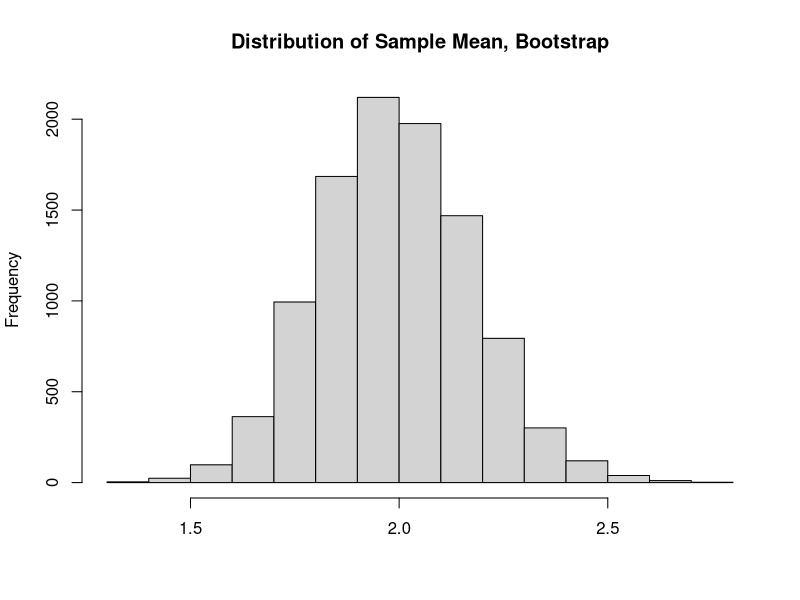
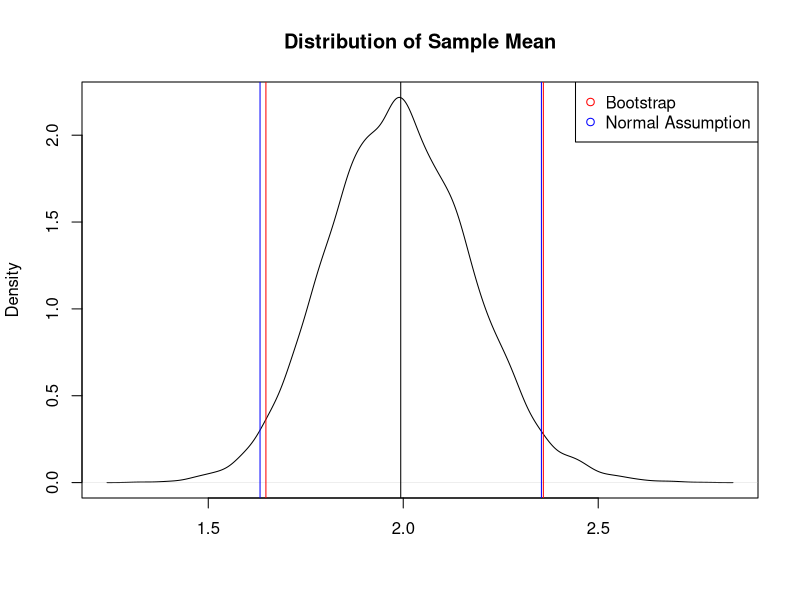

Generate these figures, in order, with R:
## ---- chunk 1
set.seed(1293)
pop <- rgamma(10000, shape=1, scale=2)
samplesize=100
samp <- sample(pop, size=samplesize, replace=T)
## ---- chunk 2
boot = 10000
## ---- chunk 3
boot.mean <- rep(NA,boot)
## ---- chunk 4
for (i in 1:boot){
  boot.i <- sample(samp, samplesize, replace=T)
  boot.mean[i] <- mean(boot.i)
}
## ---- chunk 5
hist(boot.mean, main="Distribution of Sample Mean, Bootstrap", xlab=NA)

## ---- chunk 6
var <- var(boot.mean)
var

ci <- quantile(boot.mean,probs=c(.025,.975))
ci
## ---- chunk 7
plot(density(boot.mean), main="Distribution of Sample Mean", xlab=NA)
abline(v=mean(samp))
abline(v=ci[1], col="red")
abline(v=ci[2], col="red")
abline(v=mean(samp)+(1.96*sd(samp)/sqrt(samplesize)), col="blue")
abline(v=mean(samp)-(1.96*sd(samp)/sqrt(samplesize)), col="blue")

legend("topright", c("Bootstrap", "Normal Assumption") ,col=c("red", "blue"), pch=1)

